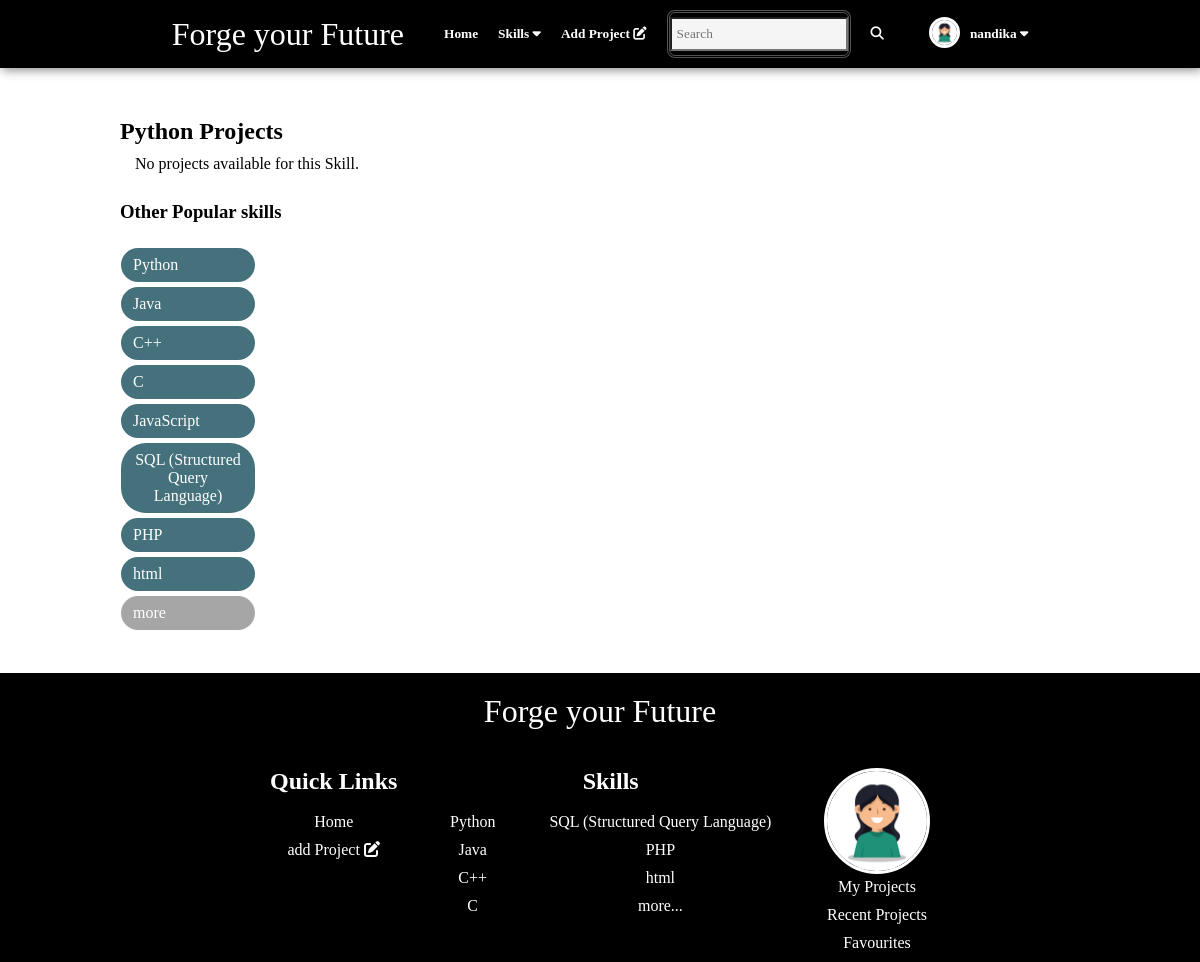
The page /skill_projects/Python/ (signed in) on the database its author committed.
### fyf_app/models.py (models this page shows, shortened)
class Profile(models.Model):
    user = models.OneToOneField(User, on_delete=models.CASCADE)
    profile_id = models.AutoField(primary_key=True)
    pen_name = models.CharField(max_length=250)
    profile_photo = models.ImageField(upload_to='profile_photo/')
    bio = models.TextField()

class Skill(models.Model):
    skill_id = models.AutoField(primary_key=True)
    name = models.CharField(max_length=255)
    description = models.TextField()

### fyf_app/views.py (the view)
# urls.py: path('skill_projects/<str:skill_name>/', skill_projects, name='skill_projects'),
def skill_projects(request, skill_name):
    username = request.user.username
    user_details = User.objects.get(username=username)
    profile_details = Profile.objects.get(user=user_details.id)
    skills = Skill.objects.all
    skill = get_object_or_404(Skill, name=skill_name)
    projects = Projects.objects.filter(skill_id=skill.skill_id).order_by('title')
    return render(request, 'skill_projects.html', { 'User': user_details, 'Profile': profile_details, 'Skills': skills, 'Skill': skill, 'Projects': projects })

### fyf_app/templates/skill_projects.html (shortened to what this page needs)
{% extends 'base.html' %}
{% load static %}
    {% block content %}
        {% if Projects|length == 0 %}
            <div class="wrap" style="display: block;">
                <h2>{{ Skill.name }} Projects</h2>
                <div class="project">
                    <p>No projects available for this Skill.</p>
                </div>
                <div class="side-nav">
                    <br>
                    <h3 class="title">Other Popular skills</h3>
                    {% for skill in Skills %}
                        {% if forloop.counter <= 10 %}
                            <a class="skill" href="{% url 'skill_projects' skill_name=skill.name %}">{{ skill.name }}</a>
                        {% endif %}
                    {% endfor %}
                    <a class="skill" href="{% url 'skills' %}" style="background-color: #00000059; color: white;">more</a>
                </div>
            </div>
        {% endif %}
        {% block styles %}
            <link rel="stylesheet" href="{% static 'css/projects.css' %}">
        {% endblock %}
    {% endblock %}

### fyf_app/templates/base.html (shortened to what this page needs)
{% load static %}
<!DOCTYPE html>
<html lang="en">
<head>
    <link rel="stylesheet" href="{% static 'css/stylesheet.css' %}">
</head>
<body>
    <div id="header">
        <div class="navbar">
            <button class="nav-button"><p class="head-title">Forge your Future</p></button>
            <button class="nav-button">
                <button><a href="{% url 'home' %}">Home</a></button>
                <div class="dropdown">
                    <button class="dropbtn">
                        Skills <i class="fa-solid fa-caret-down" style="color: inherit;"></i>
                    </button>
                </div>
            </button>
            <button><a href="{% url 'create_project' %}">Add Project <i class="fa-solid fa-pen-to-square" style="color: inherit;"></i></a></button>
            <button class="search">
                <form action="{% url 'search' %}" method="GET">
                    <input type="text" name="q" placeholder="Search" autocomplete="off" style="height: 30px; margin: 0; padding: 0 5px; background-color: whitesmoke;">
                    <button type="submit"><i class="fa-solid fa-magnifying-glass" style="color: inherit; padding: 0 5px 0 0;"></i></button>
                </form>
            </button>
            <button class="nav-button">
                <button style="border-radius: 50%; margin-right: 0;">
                    {% if user.is_authenticated %}
                        {% if Profile.profile_photo %}
                            <img src="{{ Profile.profile_photo.url }}" alt="{{ Profile.pen_name }}" style="height: 25px; border-radius: 50%; border-style: solid;">
                        {% else %}
                            <img src="../media/user.png" alt="{{ Profile.pen_name }}" style="height: 25px; border-radius: 50%; border-style: solid;">
                        {% endif %}
                    {% else %}
                        <button><a href="./registration/login.html">Login</a></button>
                    {% endif %}
                </button>
                <div class="dropdown">
                    <button class="dropbtn">
                        {{ User.username }} <i class="fa-solid fa-caret-down" style="color: inherit"></i>
                    </button>
                </div>
            </button>
        </div>
    </div>
    <div id="content">
        {% block content %}{% endblock %}
    </div>
    <div id="footer">
        <br>
        <footer>
            <p class="head-title" style="padding: 20px;">Forge your Future</p>
            <br>
            <div class="footer-content">
                <div class="col-1">
                    <h2>Quick Links</h2>
                    <br>
                    <a href="{% url 'home' %}">Home</a>
                    <a href="{% url 'create_project' %}">add Project <i class="fa-solid fa-pen-to-square" style="color: inherit;"></i></a>
                </div>
                <div class="col-2">
                    <h2>Skills</h2>
                    <br>
                    <div class="col-a">
                        {% for skill in Skills %}
                            {% if forloop.counter <= 4 %}
                                <a href="{% url 'skill_projects' skill_name=skill.name %}">{{ skill.name }}</a>
                            {% endif %}
                        {% endfor %}
                    </div>
                    <div class="col-b">
                        {% for skill in Skills %}
                            {% if forloop.counter > 5 and forloop.counter <= 9 %}
                                <a href="{% url 'skill_projects' skill_name=skill.name %}">{{ skill.name }}</a>
                            {% endif %}
                        {% endfor %}
                        <a href="{% url 'skills' %}">more...</a>
                    </div>
                </div>
                <div class="col-3">
                    <img src="{{ Profile.profile_photo.url }}" alt="{{ Profile.pen_name }}" style="height: 100px; border-radius: 50%; border-style: solid;">
                    <a href="{% url 'my_list'%}">My Projects</a>
                    <a href="{% url 'read_list'%}">Recent Projects</a>
                    <a href="{% url 'liked_projects'%}">Favourites</a>
                </div>
            </div>
        </footer>
    </div>
</body>
</html>

### fyf_app/static/css/stylesheet.css (style rules this page uses)
* { margin: 0; padding: 0; font-family:'Lucida Sans'; }
a { color: inherit; text-decoration: none; }
.head-title { font-weight: 500; font-size: xx-large; font-family: 'Brush Script MT', cursive; }
.navbar { display: flex; color: white; background-color: black; justify-content: center; box-shadow: 2px 2px 10px #888888; }
.navbar button { border: none; margin: 10px; color: inherit; font-weight: bold; background-color: inherit; }
.navbar button a { padding: 20px 0; }
.navbar .search { border-style: double; border-radius: 8px; border-color: #93939391;; }
@media only screen and (min-width: 750px) { .navbar .search { display: block; } }
.dropdown { float: left; overflow: hidden; }
.dropdown .dropbtn { color: inherit; padding: 16px 0; background-color: inherit; }
footer { color: white; padding: 0 20%; text-align: center; background-color: black; }
footer .footer-content { display: flex; justify-content: center; }
@media only screen and (min-width: 900px) { footer .footer-content { display: flex; } }
footer h2 { font-family: cursive; }
footer div { display: block; padding: 0 2% ; }
footer div a { list-style: none; display: list-item; padding-bottom: 10px; }
footer .col-2 .col-a, footer .col-2 .col-b { padding: 0 25px; list-style: none; display: inline-block; }

### fyf_app/static/css/projects.css (style rules this page uses)
.wrap { display: inline-flex; padding: 25px 0 0 10%; margin: 25px 0; }
.project { width: 90%; display: flex; padding: 10px 15px; font-family:'Gill Sans'; }
.skill { color: white; max-width: 110px; padding: 5px 10px; font-size: medium; text-align: center; border-radius: 25px; display: flex; background-color: #21614f; }
.side-nav { display: block; }
.side-nav .title { margin-bottom: 25px; }
.side-nav a { margin: 5px 1px; padding: 8px 12px; background-color: #396974f0; }

### rows shown on the page
Profile: profile_photo (picture)
Skill: name "Python"
Skill: name "Java"
Skill: name "C++"
Skill: name "C"
Skill: name "JavaScript"
Skill: name "SQL (Structured Query Language)"
Skill: name "PHP"
Skill: name "html"

### other values the page prints
{{ User.username }} "nandika"
